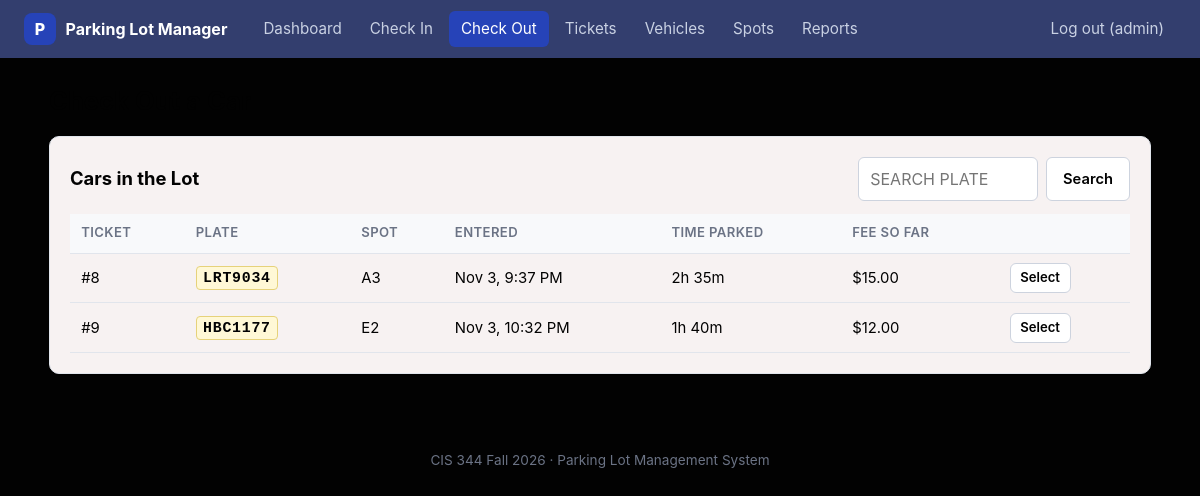
The app's page /exit.php (signed in) with its own data.
### tables this page shows
CREATE TABLE tickets (
    ticket_id  INT AUTO_INCREMENT PRIMARY KEY,
    vehicle_id INT NOT NULL,
    spot_id    INT NOT NULL,
    entry_time DATETIME NOT NULL DEFAULT CURRENT_TIMESTAMP,
    exit_time  DATETIME NULL,
    fee        DECIMAL(8,2) NULL,
    status     ENUM('active', 'closed') NOT NULL DEFAULT 'active',
    created_by INT NOT NULL,
    FOREIGN KEY (vehicle_id) REFERENCES vehicles(vehicle_id),
    FOREIGN KEY (spot_id)    REFERENCES parking_spots(spot_id),
    FOREIGN KEY (created_by) REFERENCES users(user_id),
    CHECK (exit_time IS NULL OR exit_time >= entry_time)
);

CREATE TABLE vehicles (
    vehicle_id   INT AUTO_INCREMENT PRIMARY KEY,
    plate_number VARCHAR(15) NOT NULL UNIQUE,
    make         VARCHAR(30),
    model        VARCHAR(30),
    color        VARCHAR(20),
    owner_name   VARCHAR(60),
    owner_phone  VARCHAR(20)
);

CREATE TABLE parking_spots (
    spot_id     INT AUTO_INCREMENT PRIMARY KEY,
    spot_number VARCHAR(10) NOT NULL UNIQUE,
    spot_type   ENUM('regular', 'compact', 'handicap', 'ev') NOT NULL DEFAULT 'regular',
    hourly_rate DECIMAL(6,2) NOT NULL,
    is_occupied BOOLEAN NOT NULL DEFAULT FALSE,
    CHECK (hourly_rate > 0)
);

### includes/functions.php (called while the page is built, shortened)
<?php
function e($value)
{
    return htmlspecialchars((string) $value, ENT_QUOTES, 'UTF-8');
}
function money($amount)
{
    return '$' . number_format((float) $amount, 2);
}
function clean_plate($plate)
{
    return strtoupper(preg_replace('/[^A-Za-z0-9]/', '', $plate));
}
function duration($minutes)
{
    $minutes = max(0, (int) $minutes);
    return floor($minutes / 60) . 'h ' . ($minutes % 60) . 'm';
}

### exit.php (the view, shortened to what this page needs)
<?php
require_once 'includes/functions.php';
$fee_sql = "GREATEST(1, CEIL(TIMESTAMPDIFF(MINUTE, t.entry_time, NOW()) / 60)) * s.hourly_rate";
$search = clean_plate($_GET['plate'] ?? '');
$like   = '%' . $search . '%';
$stmt = $conn->prepare("
    SELECT t.ticket_id, t.entry_time,
           TIMESTAMPDIFF(MINUTE, t.entry_time, NOW()) AS minutes_parked,
           $fee_sql AS fee,
           v.plate_number, s.spot_number
    FROM tickets t
    JOIN vehicles      v ON v.vehicle_id = t.vehicle_id
    JOIN parking_spots s ON s.spot_id    = t.spot_id
    WHERE t.status = 'active' AND v.plate_number LIKE ?
    ORDER BY t.entry_time
");
$stmt->bind_param('s', $like);
$stmt->execute();
$active = $stmt->get_result();
require 'includes/header.php';
?>
<h1>Check Out a Car</h1>
<section class="card">
    <div class="card-head">
        <h2>Cars in the Lot</h2>
        <form method="get" class="search">
            <input type="text" name="plate" placeholder="Search plate" value="<?= e($search) ?>" class="upper">
            <button class="btn">Search</button>
        </form>
    </div>
    <?php if ($active->num_rows === 0): ?>
        <p class="muted">No parked cars<?= $search ? ' match that plate' : '' ?>.</p>
    <?php else: ?>
    <div class="table-wrap">
    <table>
        <thead><tr><th>Ticket</th><th>Plate</th><th>Spot</th><th>Entered</th><th>Time Parked</th><th>Fee So Far</th><th></th></tr></thead>
        <tbody>
        <?php while ($a = $active->fetch_assoc()): ?>
            <tr>
                <td>#<?= (int) $a['ticket_id'] ?></td>
                <td><span class="plate"><?= e($a['plate_number']) ?></span></td>
                <td><?= e($a['spot_number']) ?></td>
                <td><?= e(date('M j, g:i A', strtotime($a['entry_time']))) ?></td>
                <td><?= duration($a['minutes_parked']) ?></td>
                <td><?= money($a['fee']) ?></td>
                <td><a class="btn btn-small" href="exit.php?ticket=<?= (int) $a['ticket_id'] ?>">Select</a></td>
            </tr>
        <?php endwhile; ?>
        </tbody>
    </table>
    </div>
    <?php endif; ?>
</section>
<?php require 'includes/footer.php'; ?>

### assets/style.css (style rules this page uses)
:root { --bg: #020202; --card: #f7f2f2; --text: #020202; --muted: #6b7385; --border: #e1e5ec; --primary: #2643b8; --primary-dark: #6310af; --green: #1f9d55; --green-bg: #e3f6eb; --red: #d64545; --red-bg: #fbe7e7; --blue-bg: #e6edfd; --radius: 10px; }
* { box-sizing: border-box; }
body { margin: 0; font-family: -apple-system, BlinkMacSystemFont, "Segoe UI", Roboto, Arial, sans-serif; background: var(--bg); color: var(--text); line-height: 1.5; }
h1 { font-size: 1.6rem; margin: 0 0 1rem; }
h2 { font-size: 1.15rem; margin: 0 0 .8rem; }
a { color: var(--primary); }
.card { background: var(--card); border: 1px solid var(--border); border-radius: var(--radius); padding: 1.25rem; margin-bottom: 1.25rem; box-shadow: 0 1px 2px rgba(0,0,0,.03); }
.card-head { display: flex; justify-content: space-between; align-items: center; gap: 1rem; flex-wrap: wrap; margin-bottom: .8rem; }
.card-head h2 { margin: 0; }
.table-wrap { overflow-x: auto; }
table { width: 100%; border-collapse: collapse; font-size: .93rem; }
th, td { text-align: left; padding: .6rem .7rem; border-bottom: 1px solid var(--border); white-space: nowrap; }
th { background: #f8f9fb; color: var(--muted); font-weight: 600; font-size: .82rem; text-transform: uppercase; letter-spacing: .03em; }
.plate { display: inline-block; font-family: "SFMono-Regular", Consolas, monospace; font-weight: 700; background: #fff8d6; border: 1px solid #e6d27a; border-radius: 4px; padding: 0 .4rem; letter-spacing: .05em; }
input, select { font: inherit; font-weight: 400; padding: .55rem .7rem; border: 1px solid #cdd3de; border-radius: 6px; background: #fff; width: 100%; }
input.upper { text-transform: uppercase; }
.search { display: flex; gap: .5rem; }
.search input { width: 180px; }
.btn { display: inline-block; font: inherit; font-size: .92rem; font-weight: 600; padding: .5rem 1rem; border-radius: 6px; border: 1px solid #cdd3de; background: #fff; color: var(--text); text-decoration: none; cursor: pointer; }
.btn-small { padding: .25rem .6rem; font-size: .82rem; }

### records on screen
tickets: ticket_id "8", vehicle.plate_number "LRT9034", spot.spot_number "A3", entry_time "Nov 3, 9:37 PM", minutes_parked "2h 35m", fee "$15.00"
tickets: ticket_id "9", vehicle.plate_number "HBC1177", spot.spot_number "E2", entry_time "Nov 3, 10:32 PM", minutes_parked "1h 40m", fee "$12.00"

### other values on screen
$label "Dashboard Check In Check Out Tickets Vehicles Spots Reports"
$_SESSION['username'] "admin"
